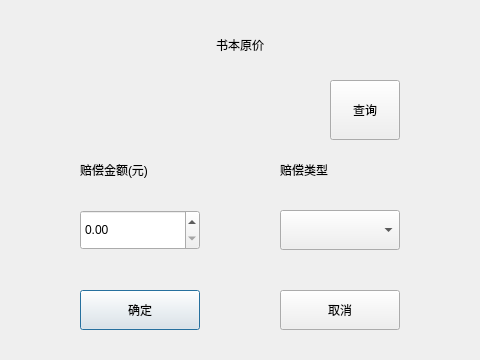
<?xml version="1.0" encoding="UTF-8"?>
<ui version="4.0">
 <class>compensateDialog</class>
 <widget class="QDialog" name="compensateDialog">
  <property name="geometry">
   <rect>
    <x>0</x>
    <y>0</y>
    <width>480</width>
    <height>360</height>
   </rect>
  </property>
  <property name="minimumSize">
   <size>
    <width>480</width>
    <height>360</height>
   </size>
  </property>
  <property name="maximumSize">
   <size>
    <width>480</width>
    <height>360</height>
   </size>
  </property>
  <property name="windowTitle">
   <string>Dialog</string>
  </property>
  <property name="styleSheet">
   <string notr="true">font: 75 12pt &quot;微软雅黑&quot;;</string>
  </property>
  <widget class="QLabel" name="label">
   <property name="geometry">
    <rect>
     <x>80</x>
     <y>150</y>
     <width>120</width>
     <height>40</height>
    </rect>
   </property>
   <property name="text">
    <string>赔偿金额(元)</string>
   </property>
  </widget>
  <widget class="QDoubleSpinBox" name="doubleSpinBox">
   <property name="geometry">
    <rect>
     <x>80</x>
     <y>210</y>
     <width>120</width>
     <height>40</height>
    </rect>
   </property>
  </widget>
  <widget class="QComboBox" name="comboBox">
   <property name="geometry">
    <rect>
     <x>280</x>
     <y>210</y>
     <width>120</width>
     <height>40</height>
    </rect>
   </property>
  </widget>
  <widget class="QLabel" name="label_2">
   <property name="geometry">
    <rect>
     <x>280</x>
     <y>150</y>
     <width>120</width>
     <height>40</height>
    </rect>
   </property>
   <property name="text">
    <string>赔偿类型</string>
   </property>
  </widget>
  <widget class="QLabel" name="adviceLabel">
   <property name="geometry">
    <rect>
     <x>90</x>
     <y>15</y>
     <width>300</width>
     <height>60</height>
    </rect>
   </property>
   <property name="text">
    <string>书本原价</string>
   </property>
   <property name="alignment">
    <set>Qt::AlignCenter</set>
   </property>
  </widget>
  <widget class="LabeledEdit" name="isbnInput" native="true">
   <property name="geometry">
    <rect>
     <x>80</x>
     <y>80</y>
     <width>250</width>
     <height>60</height>
    </rect>
   </property>
  </widget>
  <widget class="InteractiveButtonBase" name="confirmButton">
   <property name="geometry">
    <rect>
     <x>80</x>
     <y>290</y>
     <width>120</width>
     <height>40</height>
    </rect>
   </property>
   <property name="text">
    <string>确定</string>
   </property>
  </widget>
  <widget class="InteractiveButtonBase" name="cancelButton">
   <property name="geometry">
    <rect>
     <x>280</x>
     <y>290</y>
     <width>120</width>
     <height>40</height>
    </rect>
   </property>
   <property name="text">
    <string>取消</string>
   </property>
  </widget>
  <widget class="InteractiveButtonBase" name="searchButton">
   <property name="geometry">
    <rect>
     <x>330</x>
     <y>80</y>
     <width>70</width>
     <height>60</height>
    </rect>
   </property>
   <property name="text">
    <string>查询</string>
   </property>
  </widget>
 </widget>
 <customwidgets>
  <customwidget>
   <class>InteractiveButtonBase</class>
   <extends>QPushButton</extends>
   <header location="global">interactive_buttons/interactivebuttonbase.h</header>
  </customwidget>
  <customwidget>
   <class>LabeledEdit</class>
   <extends>QWidget</extends>
   <header location="global">labeled_edit/labelededit.h</header>
   <container>1</container>
  </customwidget>
 </customwidgets>
 <tabstops>
  <tabstop>searchButton</tabstop>
  <tabstop>doubleSpinBox</tabstop>
  <tabstop>comboBox</tabstop>
  <tabstop>confirmButton</tabstop>
  <tabstop>cancelButton</tabstop>
 </tabstops>
 <resources/>
 <connections/>
</ui>
